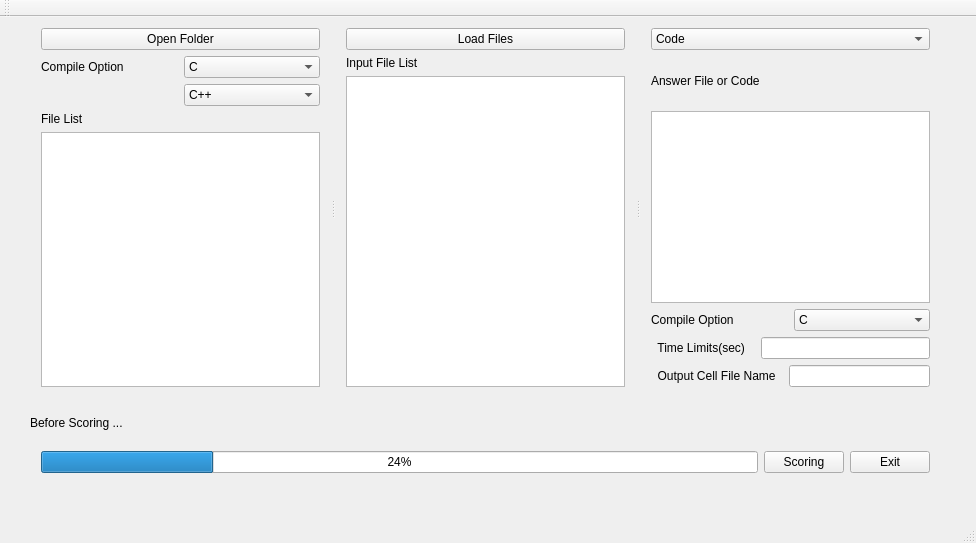
<?xml version="1.0" encoding="UTF-8"?>
<ui version="4.0">
 <class>MainWindow</class>
 <widget class="QMainWindow" name="MainWindow">
  <property name="geometry">
   <rect>
    <x>0</x>
    <y>0</y>
    <width>976</width>
    <height>543</height>
   </rect>
  </property>
  <property name="windowTitle">
   <string>MainWindow</string>
  </property>
  <widget class="QWidget" name="centralWidget">
   <widget class="QWidget" name="horizontalLayoutWidget">
    <property name="geometry">
     <rect>
      <x>30</x>
      <y>420</y>
      <width>911</width>
      <height>51</height>
     </rect>
    </property>
    <layout class="QHBoxLayout" name="horizontalLayout">
     <item>
      <widget class="QProgressBar" name="progressBar">
       <property name="value">
        <number>24</number>
       </property>
      </widget>
     </item>
     <item>
      <widget class="QPushButton" name="ScoringButton">
       <property name="text">
        <string>Scoring</string>
       </property>
      </widget>
     </item>
     <item>
      <widget class="QPushButton" name="exitButton">
       <property name="text">
        <string>Exit</string>
       </property>
      </widget>
     </item>
    </layout>
   </widget>
   <widget class="QSplitter" name="inputframe">
    <property name="geometry">
     <rect>
      <x>30</x>
      <y>0</y>
      <width>911</width>
      <height>381</height>
     </rect>
    </property>
    <property name="frameShape">
     <enum>QFrame::NoFrame</enum>
    </property>
    <property name="orientation">
     <enum>Qt::Horizontal</enum>
    </property>
    <widget class="QWidget" name="verticalLayoutWidget_2">
     <layout class="QVBoxLayout" name="verticalLayout_2">
      <item>
       <widget class="QPushButton" name="OpenFolder">
        <property name="text">
         <string>Open Folder</string>
        </property>
       </widget>
      </item>
      <item>
       <layout class="QGridLayout" name="gridLayout_2">
        <item row="1" column="1">
         <widget class="QComboBox" name="cppEnvCombo">
          <item>
           <property name="text">
            <string>C++</string>
           </property>
          </item>
          <item>
           <property name="text">
            <string>C++11</string>
           </property>
          </item>
          <item>
           <property name="text">
            <string>C++14</string>
           </property>
          </item>
         </widget>
        </item>
        <item row="0" column="1">
         <widget class="QComboBox" name="cEnvCombo">
          <item>
           <property name="text">
            <string>C</string>
           </property>
          </item>
          <item>
           <property name="text">
            <string>C99</string>
           </property>
          </item>
         </widget>
        </item>
        <item row="0" column="0">
         <widget class="QLabel" name="label_5">
          <property name="text">
           <string>Compile Option</string>
          </property>
         </widget>
        </item>
       </layout>
      </item>
      <item>
       <widget class="QLabel" name="label_6">
        <property name="text">
         <string>File List</string>
        </property>
       </widget>
      </item>
      <item>
       <widget class="QListWidget" name="InputCodeList"/>
      </item>
     </layout>
    </widget>
    <widget class="QWidget" name="verticalLayoutWidget">
     <layout class="QVBoxLayout" name="verticalLayout">
      <item>
       <widget class="QPushButton" name="LoadFiles">
        <property name="text">
         <string>Load Files</string>
        </property>
       </widget>
      </item>
      <item>
       <widget class="QLabel" name="label_7">
        <property name="text">
         <string>Input File List</string>
        </property>
       </widget>
      </item>
      <item>
       <widget class="QListWidget" name="InputFileList"/>
      </item>
     </layout>
    </widget>
    <widget class="QWidget" name="verticalLayoutWidget_3">
     <layout class="QVBoxLayout" name="verticalLayout_3">
      <item>
       <widget class="QComboBox" name="answerCombo">
        <item>
         <property name="text">
          <string>Code</string>
         </property>
        </item>
        <item>
         <property name="text">
          <string>Files</string>
         </property>
        </item>
       </widget>
      </item>
      <item>
       <widget class="QLabel" name="label_4">
        <property name="text">
         <string>Answer File or Code</string>
        </property>
       </widget>
      </item>
      <item>
       <widget class="QListWidget" name="answerFileList">
        <property name="sizePolicy">
         <sizepolicy hsizetype="Expanding" vsizetype="Fixed">
          <horstretch>0</horstretch>
          <verstretch>0</verstretch>
         </sizepolicy>
        </property>
       </widget>
      </item>
      <item>
       <layout class="QHBoxLayout" name="horizontalLayout_4">
        <item>
         <widget class="QLabel" name="label_3">
          <property name="text">
           <string>Compile Option</string>
          </property>
         </widget>
        </item>
        <item>
         <widget class="QComboBox" name="answerEnvironment">
          <item>
           <property name="text">
            <string>C</string>
           </property>
          </item>
          <item>
           <property name="text">
            <string>C99</string>
           </property>
          </item>
          <item>
           <property name="text">
            <string>C++</string>
           </property>
          </item>
          <item>
           <property name="text">
            <string>C++11</string>
           </property>
          </item>
          <item>
           <property name="text">
            <string>C++14</string>
           </property>
          </item>
         </widget>
        </item>
       </layout>
      </item>
      <item>
       <layout class="QHBoxLayout" name="horizontalLayout_2">
        <item>
         <widget class="QLabel" name="label">
          <property name="text">
           <string>  Time Limits(sec)   </string>
          </property>
         </widget>
        </item>
        <item>
         <widget class="QLineEdit" name="timeLimitInputBox"/>
        </item>
       </layout>
      </item>
      <item>
       <layout class="QHBoxLayout" name="horizontalLayout_3">
        <item>
         <widget class="QLabel" name="label_2">
          <property name="text">
           <string>  Output Cell File Name  </string>
          </property>
         </widget>
        </item>
        <item>
         <widget class="QLineEdit" name="outputCelFile"/>
        </item>
       </layout>
      </item>
     </layout>
    </widget>
   </widget>
   <widget class="QLabel" name="ProcessingMessage">
    <property name="geometry">
     <rect>
      <x>30</x>
      <y>390</y>
      <width>281</width>
      <height>31</height>
     </rect>
    </property>
    <property name="text">
     <string>Before Scoring ...</string>
    </property>
   </widget>
  </widget>
  <widget class="QMenuBar" name="menuBar">
   <property name="geometry">
    <rect>
     <x>0</x>
     <y>0</y>
     <width>976</width>
     <height>22</height>
    </rect>
   </property>
  </widget>
  <widget class="QToolBar" name="mainToolBar">
   <attribute name="toolBarArea">
    <enum>TopToolBarArea</enum>
   </attribute>
   <attribute name="toolBarBreak">
    <bool>false</bool>
   </attribute>
  </widget>
  <widget class="QStatusBar" name="statusBar"/>
 </widget>
 <layoutdefault spacing="6" margin="11"/>
 <resources/>
 <connections/>
</ui>
